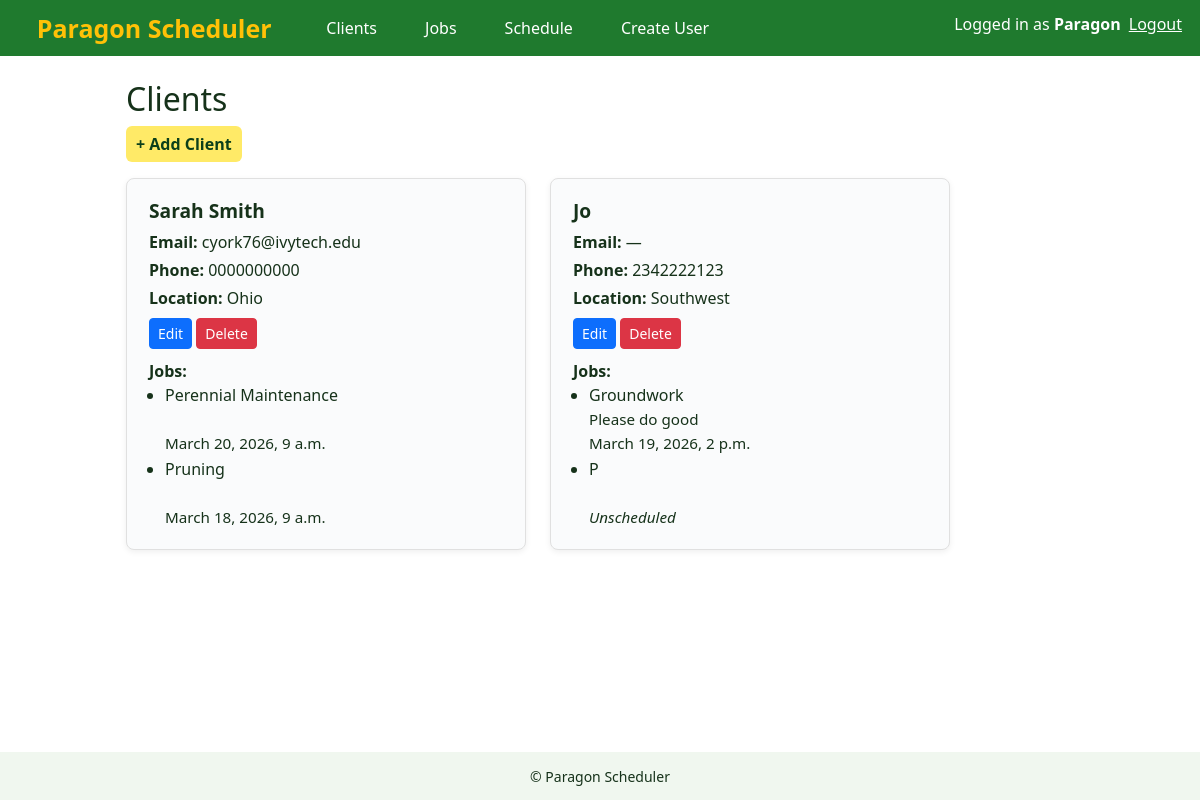
Screenshot of /clients/ (signed in) with the database file from the repository.
### scheduler/models.py (models this page shows, shortened)
class Client(models.Model):
    LOCATION_CHOICES = [
        ('N', 'North'),
        ('NE', 'Northeast'),
        ('NW', 'Northwest'),
        ('S', 'South'),
        ('SW', 'Southwest'),
        ('SE', 'Southeast'),
        ('OH', 'Ohio'),
    ]
    name = models.CharField(max_length=100)
    email = models.EmailField(blank=True)
    phone_number = models.CharField(max_length=10, blank=True)
    location = models.CharField(max_length=2, choices=LOCATION_CHOICES, default='OH', blank=True)

class Job(models.Model):
    client = models.ForeignKey(Client, on_delete=models.CASCADE)
    job_title = models.CharField(max_length=200)
    description = models.TextField(blank=True)
    scheduled_date = models.DateTimeField(null=True, blank=True)
    note = models.TextField(blank=True)

### scheduler/views.py (the view)
# urls.py: path('clients/', views.clients_list, name='clients'),
@login_required
def clients_list(request):
    clients = Client.objects.all()
    return render(request, 'scheduler/clients.html', {'clients': clients})

### scheduler/templates/scheduler/clients.html (shortened to what this page needs)
{% extends 'scheduler/base.html' %}
{% block content %}
  <h2>Clients</h2>
  {% if not user.userprofile %}
    <p><a href="{% url 'add_client' %}" class="add-link">+ Add Client</a></p>
  {% elif user.userprofile.role != 'assistant_manager' and user.userprofile.role != 'manager' %}
    <p><a href="{% url 'add_client' %}" class="add-link">+ Add Client</a></p>
  {% endif %}
  <div style="display: flex; flex-wrap: wrap; gap: 24px;">
    {% for client in clients %}
      <div style="background: #fafbfc; border: 1px solid #e0e0e0; border-radius: 8px; padding: 18px 22px; min-width: 320px; max-width: 400px; flex: 1 1 320px; box-shadow: 0 2px 6px #0001; margin-bottom: 12px;">
        <div style="font-size: 1.2em; font-weight: bold; margin-bottom: 4px;">{{ client.name }}</div>
        <div style="margin-bottom: 4px;"><strong>Email:</strong> {{ client.email|default:'—' }}</div>
        <div style="margin-bottom: 4px;"><strong>Phone:</strong> {{ client.phone_number|default:'—' }}</div>
        <div style="margin-bottom: 8px;"><strong>Location:</strong> {{ client.get_location_display }}</div>
        {% if not user.userprofile %}
        <div style="margin-bottom: 8px;">
          <a href="{% url 'edit_client' client.id %}" class="btn btn-sm btn-primary">Edit</a>
          <a href="{% url 'delete_client' client.id %}" class="btn btn-sm btn-danger">Delete</a>
        </div>
        {% elif user.userprofile.role != 'assistant_manager' and user.userprofile.role != 'manager' %}
        <div style="margin-bottom: 8px;">
          <a href="{% url 'edit_client' client.id %}" class="btn btn-sm btn-primary">Edit</a>
          <a href="{% url 'delete_client' client.id %}" class="btn btn-sm btn-danger">Delete</a>
        </div>
        {% endif %}
        <div style="margin-top: 10px;">
          <strong>Jobs:</strong>
          <ul style="margin: 0 0 0 16px; padding: 0;">
            {% for job in client.job_set.all %}
              <li style="margin-bottom: 2px;">
                <span style="font-weight: 500;">{{ job.job_title }}</span>
                <br>
                <span style="font-size: 0.95em;">{{ job.description|truncatechars:40 }}</span>
                <br>
                <span style="font-size: 0.95em;">{% if job.scheduled_date %}{{ job.scheduled_date }}{% else %}<em>Unscheduled</em>{% endif %}</span>
              </li>
            {% empty %}
              <li style="color: #aaa;">No jobs for this client.</li>
            {% endfor %}
          </ul>
        </div>
      </div>
    {% empty %}
      <div>No clients yet.</div>
    {% endfor %}
  </div>
{% endblock %}

### scheduler/templates/scheduler/base.html (shortened to what this page needs)
{% load static %}
<!DOCTYPE html>
<html lang="en">
<head>
    <link href="https://cdn.jsdelivr.net/npm/bootstrap@5.3.2/dist/css/bootstrap.min.css" rel="stylesheet">
    <link rel="stylesheet" href="{% static 'css/style.css' %}">
</head>
<body>
    <header class="site-header">
        <div style="display: flex; align-items: flex-start; justify-content: space-between; width: 100%;">
            <div style="display: flex; align-items: center;">
                <h1 class="site-title" style="margin: 0;"><a href="{% url 'home' %}">Paragon Scheduler</a></h1>
                <nav class="site-nav" style="display: flex; align-items: center; gap: 1.5em; margin-left: 1.5em;">
                    <a href="{% url 'clients' %}" style="margin-left: 0;">Clients</a>
                    <a href="{% url 'jobs' %}">Jobs</a>
                    <a href="{% url 'schedule' %}">Schedule</a>
                    {% if user.is_authenticated and user.is_superuser %}
                        <a href="{% url 'create_user_account' %}">Create User</a>
                    {% elif user.is_authenticated and user.userprofile and user.userprofile.role == 'division_manager' %}
                        <a href="{% url 'create_user_account' %}">Create User</a>
                    {% endif %}
                </nav>
            </div>
            <div style="display: flex; align-items: center;">
                {% if user.is_authenticated %}
                    <span>Logged in as <strong>{{ user.username }}</strong>{% if user.userprofile %} ({{ user.userprofile.get_role_display }}){% endif %}</span>
                    <form action="{% url 'logout' %}" method="post" style="display:inline; margin-left:0.5em;">
                        <button type="submit" style="background:none; border:none; color:inherit; text-decoration:underline; cursor:pointer; padding:0; outline:none;">Logout</button>
                    </form>
                {% else %}
                    <a href="{% url 'login' %}" class="login-link" style="margin-left: 1em;">Login</a>
                {% endif %}
            </div>
        </div>
    </header>
    <main class="container">
        {% block content %}{% endblock %}
    </main>
    <footer class="site-footer">
        <small>© Paragon Scheduler</small>
    </footer>
</body>
</html>

### scheduler/static/css/style.css (style rules this page uses)
.site-header { background:#1f7a2e;color:#fff;padding:12px 18px;display:flex;align-items:center;justify-content:flex-start;gap:18px }
.site-title { margin:0;font-size:1.25rem }
.site-title a { color:#fff;background:transparent;padding:0;text-decoration:none }
.site-nav { display:flex;gap:12px }
.site-nav a { color:#ffffff;text-decoration:none;padding:6px 8px;border-radius:6px }
.add-link { display:inline-block;background:#ffea67;color:#0b3f1a;padding:6px 10px;border-radius:6px;text-decoration:none;font-weight:600 }
.container { max-width:980px;margin:24px auto;padding:0 16px }
h1,h2 { color:#16321a }
ul { padding-left:1.25rem }
li { margin-bottom:6px }
.site-footer { padding:12px 18px;text-align:center;background:#f0f7ef;color:#16321a;margin-top:36px }
html, body { height:100%; }
body { display:flex;flex-direction:column;min-height:100vh;margin:0;padding:0;font-family:Segoe UI, Roboto, Arial, sans-serif;background:#ffffff;color:#16321a }
.container { flex:1 }

### scheduler/templates/scheduler/base.html (style rules this page uses)
.site-header a, .site-header a:visited { color: inherit; text-decoration: none; border-radius: 0.25em; padding: 0.25em 0.75em; transition: box-shadow 0.2s, background 0.2s; }
.site-title a { color: #ffc107 !important; font-weight: bold; font-size: 1.25em; border-radius: 0.25em; padding: 0.25em 0.75em; transition: box-shadow 0.2s, background 0.2s; }

### rows the page displays
Client: name "Sarah Smith", email "cyork76@ivytech.edu", phone_number "0000000000", location "Ohio"
Job: job_title "Perennial Maintenance", scheduled_date "March 20, 2026, 9 a.m."
Job: job_title "Pruning", scheduled_date "March 18, 2026, 9 a.m."
Client: name "Jo", email "—", phone_number "2342222123", location "Southwest"
Job: job_title "Groundwork", description "Please do good", scheduled_date "March 19, 2026, 2 p.m."
Job: job_title "P", shows "Unscheduled"

### other values shown
{{ user.username }} "Paragon"
